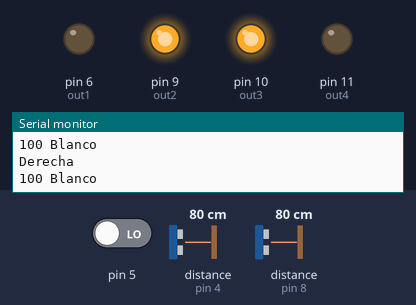
Bench run of a sketch on a simulated Arduino Uno, built with avr-gcc and run on an emulated ATmega328P. Parts: output pins drawn as LEDs (lit = HIGH), the last lines printed to the serial monitor. Wiring (inferred from the names in the program): 2 × ultrasonic range finder: trigger pin 2, echo pin 4 / trigger pin 7, echo pin 8. Dashed ring = blinking. The inputs (shaded band) are chosen by the test bench; at power-on: pin 5 LOW, distance to the obstacle (sensors on pin 4, pin 8) 80 cm. The echo pulse lasts 58.3 µs per cm; pins used as bus, display or sensor lines are not drawn.

Above: at 4.2 s.
4.3 s: pin 5 driven HIGH
At 5.4 s:
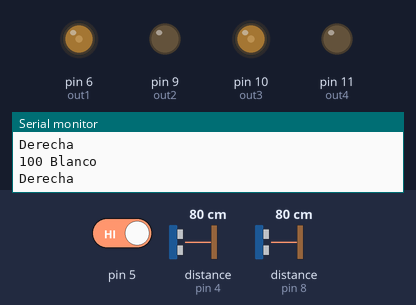
6.5 s: distance to the obstacle (sensor on pin 4) set to 40 cm
8.0 s: distance to the obstacle (sensor on pin 4) set to 34 cm
At 8.4 s:
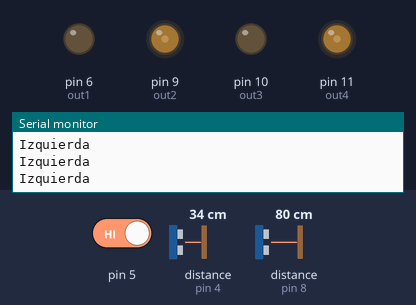
9.5 s: distance to the obstacle (sensor on pin 8) set to 39 cm
11.0 s: distance to the obstacle (sensor on pin 8) set to 34 cm
At 12.2 s:
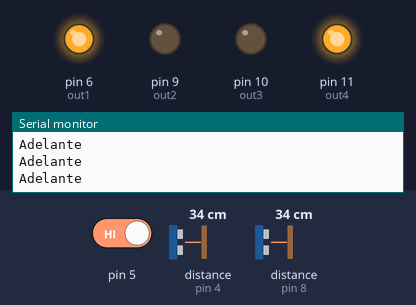
12.5 s: pin 5 driven LOW
At 13.4 s:
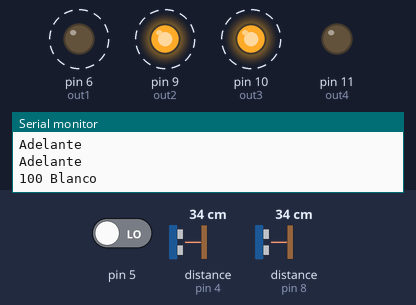
Timing chart, 0 to 17.6 s (numbered marks = the images above; inputs shaded):
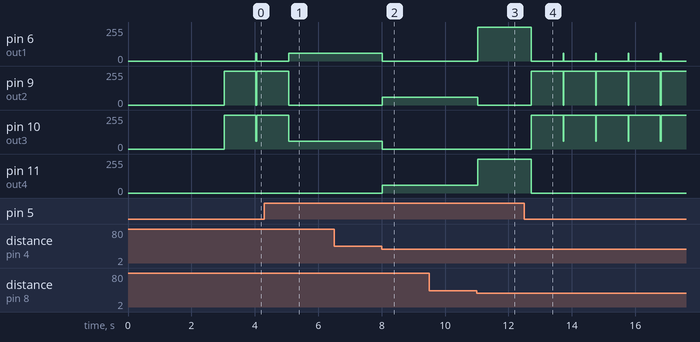

The sketch:

CodigoRumania.ino
```cpp
#include <QTRSensors.h>

int out1=6;
int out2=9;
int out3=10;
int out4=11;

int trig1=2;
int trig2=7;
int echo1=4;
int echo2=8;

#define NUM_SENSORS   1
#define TIMEOUT       2500
#define EMITTER_PIN   3

QTRSensorsRC qtrrc((unsigned char[]) {5},NUM_SENSORS, TIMEOUT, EMITTER_PIN);
unsigned int sensorValues[NUM_SENSORS];


boolean ultrasonicoIzq=false;
boolean ultrasonicoDer=false;

int buscando=0;

void setup(){
     Serial.begin(9600);
     pinMode(trig1,OUTPUT);
     pinMode(trig2,OUTPUT);
     pinMode(echo1,INPUT);
     pinMode(echo2,INPUT);
     pinMode(out1,OUTPUT);
     pinMode(out2,OUTPUT);
     pinMode(out3,OUTPUT);
     pinMode(out4,OUTPUT);
     delay(3000);
}

void loop(){

  qtrrc.read(sensorValues);
  calculoUltrasonico1();
  calculoUltrasonico2();
  calculoUltrasonico1();
  delay(10);

  if(buscando==0){
     Serial.println("Buscando");
     ultrasonicoDer=true;
     ultrasonicoIzq=false;
     buscando=1;
  }

   if(sensorValues[0]<=200){
    Serial.print(sensorValues[0]);
    Serial.println(" Blanco");
    atras();
    delay(1000);
    ultrasonicoDer=true;
    ultrasonicoIzq=false;;
   }

   if (ultrasonicoDer==true && ultrasonicoIzq==true){
          Serial.println("Adelante");
          adelante();
          delay(400);
  }

  if (ultrasonicoDer==false && ultrasonicoIzq==true){
         Serial.println("Izquierda");
         girarIzq();
  }


  if (ultrasonicoDer==true && ultrasonicoIzq==false){
          Serial.println("Derecha");
          girarDer();
  }


  if (ultrasonicoDer==false && ultrasonicoIzq==false){

          //SIGUE CON LA ULTIMA FUNCION

  }

}  //FIN DEL LOOP


//SECCION MOTOR//

void atrasIzq(){
    digitalWrite(out1,LOW);
    analogWrite(out2,255);
}

void adelanteIzq(){
  digitalWrite(out2,LOW);
  analogWrite(out1,255);
}

void atrasDer(){
    digitalWrite(out4,LOW);
    analogWrite(out3,255);
}

void adelanteDer(){
  digitalWrite(out3,LOW);
  analogWrite(out4,255);
}

void girarIzq(){
  //ADELANTE DERECHA
    digitalWrite(out3,LOW);
    analogWrite(out4,60);
  //ATRAS IZQ
    digitalWrite(out1,LOW);
    analogWrite(out2,60);
}

void girarDer(){
  //Adelante Izq
   digitalWrite(out2,LOW);
   analogWrite(out1,60);
  //Atras Derecha
   digitalWrite(out4,LOW);
   analogWrite(out3,60);
}

void atras(){
  atrasIzq();
  atrasDer();
}

void adelante(){
  adelanteIzq();
  adelanteDer();
}

void detener(){
 digitalWrite(out1,LOW);
 digitalWrite(out2,LOW);
 digitalWrite(out3,LOW);
 digitalWrite(out4,LOW);
}

void buscar(){
  //ADELANTE DERECHA
  digitalWrite(out3,LOW);
  analogWrite(out4,60);
  //ATRAS IZQ
  digitalWrite(out1,LOW);
   analogWrite(out2,60);
}
//CALIBRACION DE SENSORES ULTRASONICOS//

void calculoUltrasonico1(){ // IZQUIERDO
    digitalWrite(trig1, HIGH);  // Flanco ascendente
    delayMicroseconds(1000);    // Duracion del pulso
    digitalWrite(trig1, LOW);  // Flanco descendente
    int duracion = pulseIn(echo1, HIGH);
    int distancia = (duracion/2) / 29;

     if(distancia>=0 && distancia <= 35){

        ultrasonicoIzq=true;

    }
    else{

        ultrasonicoIzq=false;
    }
}

void calculoUltrasonico2(){ //DERECHO
    digitalWrite(trig2, HIGH);  // Flanco ascendente
    delayMicroseconds(1000);        // Duracion del pulso
    digitalWrite(trig2, LOW);  // Flanco descendente
    int duracion = pulseIn(echo2, HIGH);
    int distancia= (duracion/2) / 29;

    if(distancia>=0 && distancia <= 35){

        ultrasonicoDer=true;
    }
    else{

        ultrasonicoDer=false;
    }
}
```

Measured:
- the behaviour switches between 37 and 36 cm on distance to the obstacle (sensor on pin 4) (found by bisection; images 1 and 2)
- the behaviour switches between 36 and 35 cm on distance to the obstacle (sensor on pin 8) (found by bisection; images 2 and 3)
- after the input at 4.3 s, pin 6 (out1), pin 10 (out3): goes on until 5.1 s, then stays 60/255; pin 9 (out2): goes on until 5.1 s, then stays 0/255
- after the input at 6.5 s, every drawn part: stays the same
- after the input at 8.0 s, pin 6 (out1), pin 10 (out3): 60/255 → 0/255 at once; pin 9 (out2), pin 11 (out4): 0/255 → 60/255 at once
- after the input at 11.0 s, pin 6 (out1): 0/255 → 255/255 at once; pin 9 (out2): 60/255 → 0/255 at once; pin 11 (out4): 60/255 → 255/255 at once
- after the input at 12.5 s, pin 6 (out1): alternates 60/255 for 0.02 s and 0/255 for 1.0 s, starting after 0.22 s; pin 9 (out2): alternates 255/255 for 1.0 s and 0/255 for 0.02 s, starting after 0.22 s; pin 10 (out3): alternates 255/255 for 1.0 s and 60/255 for 0.02 s, starting after 0.22 s; pin 11 (out4): 255/255 → 0/255 after 0.22 s
